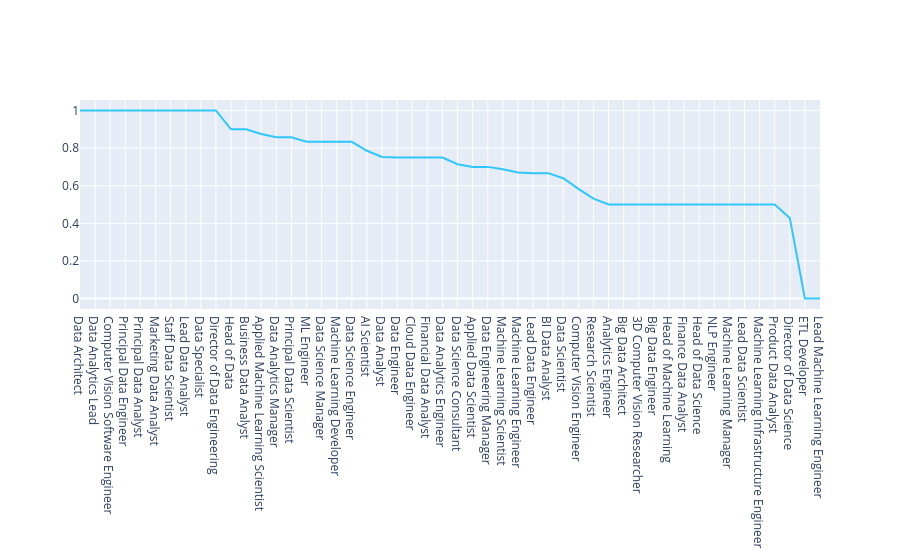

The notebook cell this image was saved under:
### Code cell
# Visualize the average remote ratio by job title
fig = go.Figure()

fig.add_trace(
    go.Scatter(x = temp['job_title'], y = temp['remote_ratio'],
               name = "Confirmed",
               line_color = 'deepskyblue',
               opacity = 0.8               #gana line
               ))
fig.show()

### Figure 1 — Plotly figure (JSON) as saved in the notebook; plotly's stock layout.template omitted (floating-point values rounded to 4 significant figures)
{"data": [{"line": {"color": "deepskyblue"}, "name": "Confirmed", "opacity": 0.8, "type": "scatter", "x": ["Data Architect", "Data Analytics Lead", "Computer Vision Software Engineer", "Principal Data Engineer", "Principal Data Analyst", "Marketing Data Analyst", "Staff Data Scientist", "Lead Data Analyst", "Data Specialist", "Director of Data Engineering", "Head of Data", "Business Data Analyst", "Applied Machine Learning Scientist", "Data Analytics Manager", "Principal Data Scientist", "ML Engineer", "Data Science Manager", "Machine Learning Developer", "Data Science Engineer", "AI Scientist", "Data Analyst", "Data Engineer", "Cloud Data Engineer", "Financial Data Analyst", "Data Analytics Engineer", "Data Science Consultant", "Applied Data Scientist", "Data Engineering Manager", "Machine Learning Scientist", "Machine Learning Engineer", "Lead Data Engineer", "BI Data Analyst", "Data Scientist", "Computer Vision Engineer", "Research Scientist", "Analytics Engineer", "Big Data Architect", "3D Computer Vision Researcher", "Big Data Engineer", "Head of Machine Learning", "Finance Data Analyst", "Head of Data Science", "NLP Engineer", "Machine Learning Manager", "Lead Data Scientist", "Machine Learning Infrastructure Engineer", "Product Data Analyst", "Director of Data Science", "ETL Developer", "Lead Machine Learning Engineer"], "y": [1.0, 1.0, 1.0, 1.0, 1.0, 1.0, 1.0, 1.0, 1.0, 1.0, 0.9, 0.9, 0.875, 0.8571, 0.8571, 0.8333, 0.8333, 0.8333, 0.8333, 0.7857, 0.7526, 0.75, 0.75, 0.75, 0.75, 0.7143, 0.7, 0.7, 0.6875, 0.6707, 0.6667, 0.6667, 0.6399, 0.5833, 0.5312, 0.5, 0.5, 0.5, 0.5, 0.5, 0.5, 0.5, 0.5, 0.5, 0.5, 0.5, 0.5, 0.4286, 0.0, 0.0]}], "layout": {}}
